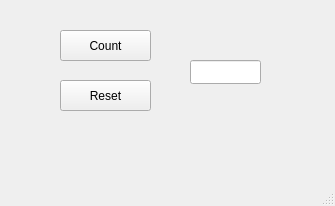
<?xml version="1.0" encoding="UTF-8"?>
<ui version="4.0">
 <class>MainWindow</class>
 <widget class="QMainWindow" name="MainWindow">
  <property name="geometry">
   <rect>
    <x>0</x>
    <y>0</y>
    <width>335</width>
    <height>206</height>
   </rect>
  </property>
  <property name="windowTitle">
   <string>MainWindow</string>
  </property>
  <widget class="QWidget" name="centralwidget">
   <widget class="QPushButton" name="pushButton">
    <property name="geometry">
     <rect>
      <x>60</x>
      <y>30</y>
      <width>91</width>
      <height>31</height>
     </rect>
    </property>
    <property name="text">
     <string>Count</string>
    </property>
   </widget>
   <widget class="QPushButton" name="pushButton_2">
    <property name="geometry">
     <rect>
      <x>60</x>
      <y>80</y>
      <width>91</width>
      <height>31</height>
     </rect>
    </property>
    <property name="text">
     <string>Reset</string>
    </property>
   </widget>
   <widget class="QLineEdit" name="lineEdit">
    <property name="geometry">
     <rect>
      <x>190</x>
      <y>60</y>
      <width>71</width>
      <height>24</height>
     </rect>
    </property>
   </widget>
  </widget>
  <widget class="QMenuBar" name="menubar">
   <property name="geometry">
    <rect>
     <x>0</x>
     <y>0</y>
     <width>335</width>
     <height>21</height>
    </rect>
   </property>
  </widget>
  <widget class="QStatusBar" name="statusbar"/>
 </widget>
 <resources/>
 <connections/>
</ui>
